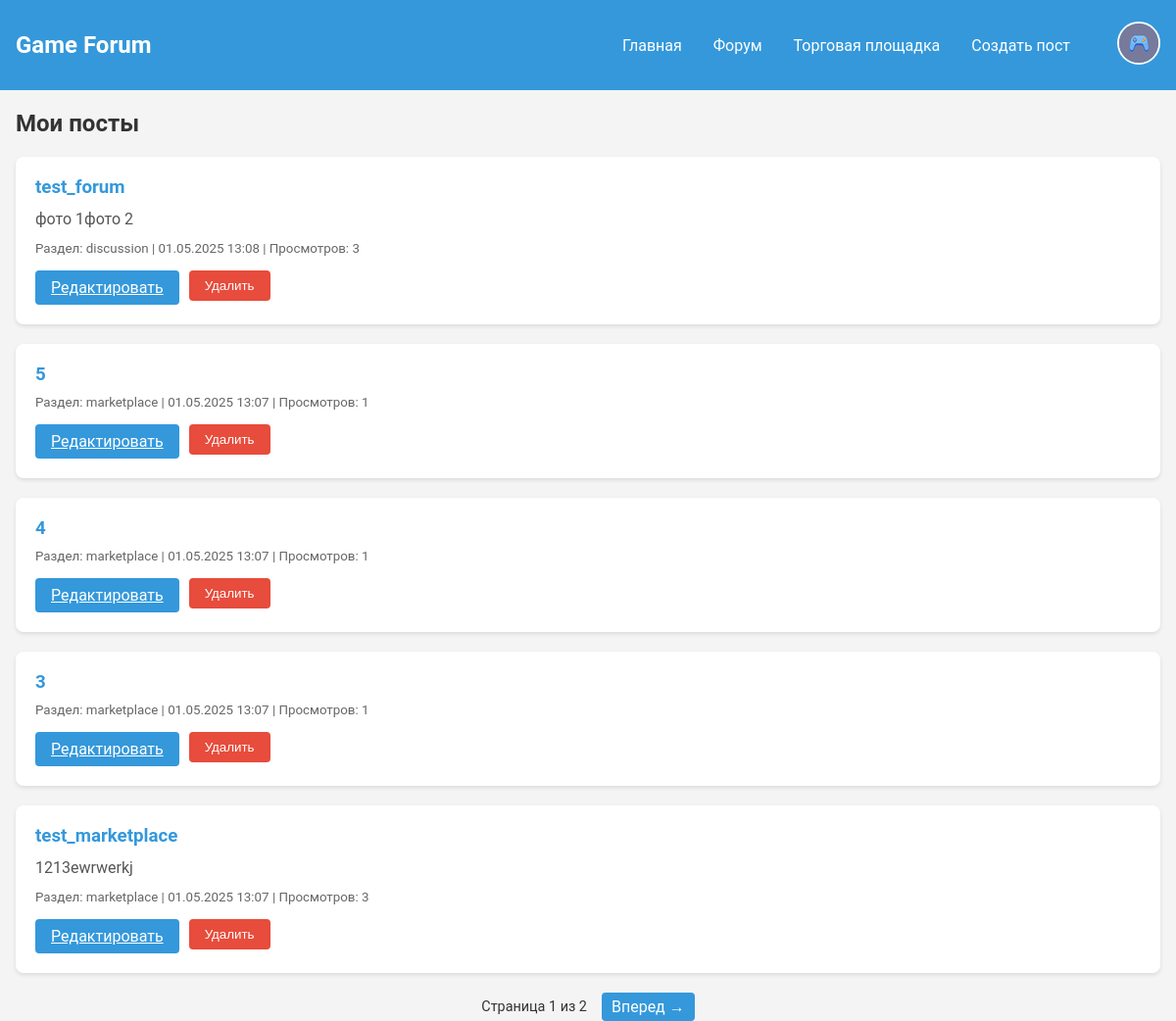
The app's page /profile (signed in) with its own data.
### app.py (models this page shows)
class Post(db.Model):
    __tablename__ = 'post'
    id = db.Column(db.Integer, primary_key=True)
    title = db.Column(db.String(100), nullable=False)
    content = db.Column(db.Text, nullable=False)
    user_id = db.Column(db.Integer, db.ForeignKey('user.id'), nullable=False)
    section = db.Column(db.String(20))
    price = db.Column(db.Float, nullable=True)
    created_at = db.Column(db.DateTime, default=datetime.utcnow)
    views = db.Column(db.Integer, default=0)
    comments = db.relationship('Comment', backref='post', lazy=True, cascade='all, delete-orphan')
    images = db.relationship('Image', backref='post', lazy=True, cascade='all, delete-orphan')

### app.py (the view)
@app.route('/profile')
@login_required
def profile():
    page = request.args.get('page', 1, type=int)
    posts = Post.query.filter_by(user_id=current_user.id).order_by(Post.created_at.desc()).paginate(page=page, per_page=5)
    return render_template('profile.html', posts=posts)

### app.py (called while the page is built)
@login_manager.user_loader
def load_user(user_id):
    return User.query.get(int(user_id))

### templates/profile.html (shortened to what this page needs)
{% extends "base.html" %}
{% block content %}
    <h2>Мои посты</h2>
    {% if posts.items %}
        {% for post in posts.items %}
            <div class="post">
                <h3><a href="{{ url_for('post_detail', post_id=post.id) }}">{{ post.title }}</a></h3>
                <div class="post-preview-content">
                    {{ post.content|striptags|truncate(200) }}
                </div>
                <small>
                    Раздел: {{ post.section }} |
                    {{ post.created_at.strftime('%d.%m.%Y %H:%M') }}
                    | Просмотров: {{ post.views|default(0) }}
                </small>
                <div class="post-actions">
                    <a href="{{ url_for('edit_post', post_id=post.id) }}" class="btn">Редактировать</a>
                    <form method="POST" action="{{ url_for('delete_post', post_id=post.id) }}" style="display: inline;">
                        <button type="submit" class="btn btn-danger">Удалить</button>
                    </form>
                </div>
            </div>
        {% endfor %}
    {% else %}
        <div class="no-posts">
            <p>У вас пока нет ни одного поста.</p>
            <a href="{{ url_for('create_post') }}" class="btn">Создать первый пост</a>
        </div>
    {% endif %}
    {% if posts.pages > 1 %}
        <div class="pagination">
            <span>Страница {{ posts.page }} из {{ posts.pages }}</span>
            {% if posts.has_next %}
                <a href="{{ url_for('profile', page=posts.next_num) }}" class="btn">Вперед →</a>
            {% endif %}
        </div>
    {% endif %}
{% endblock %}

### static/style.css (style rules this page uses)
:root { --primary-color: #3498db; --success-color: #2ecc71; --error-color: #e74c3c; --background-color: #f4f4f4; --text-color: #333; --header-color: #2c3e50; }
body { background-color: var(--background-color); color: var(--text-color); font-family: 'Roboto', sans-serif; margin: 0; padding: 0; }
.post { background: white; padding: 20px; margin-bottom: 20px; border-radius: 8px; box-shadow: 0 2px 4px rgba(0,0,0,0.1); }
.post-preview-content { margin: 10px 0; color: #555; line-height: 1.5; }
.post h3 { margin-top: 0; color: var(--primary-color); }
.btn { background-color: var(--primary-color); color: white; padding: 0.5rem 1rem; border: none; border-radius: 4px; cursor: pointer; transition: 0.3s; }
.btn-danger { background-color: var(--error-color); }
.pagination { display: flex; justify-content: center; align-items: center; gap: 15px; margin-top: 20px; }
.pagination .btn { padding: 5px 10px; background-color: #3498db; color: white; text-decoration: none; border-radius: 4px; }
.pagination span { font-size: 0.9rem; }
.post-actions { margin-top: 10px; display: flex; gap: 10px; }

### templates/profile.html (style rules this page uses)
.post { background: white; padding: 20px; margin-bottom: 20px; border-radius: 8px; box-shadow: 0 2px 4px rgba(0,0,0,0.1); position: relative; }
.post h3 { margin-top: 0; margin-bottom: 10px; }
.post h3 a { color: var(--primary-color); text-decoration: none; }
.post-preview-content { margin: 10px 0; color: #555; line-height: 1.5; }
.post small { display: block; margin-top: 10px; color: #666; }
.post-actions { margin-top: 15px; display: flex; gap: 10px; }

### records on screen
Post: title "test_forum", content "фото 1фото 2", section "discussion", created_at "01.05.2025 13:08", views "3"
Post: title "5", section "marketplace", created_at "01.05.2025 13:07", views "1"
Post: title "4", section "marketplace", created_at "01.05.2025 13:07", views "1"
Post: title "3", section "marketplace", created_at "01.05.2025 13:07", views "1"
Post: title "test_marketplace", content "1213ewrwerkj", section "marketplace", created_at "01.05.2025 13:07", views "3"

### other values on screen
{{ posts.page }} "1"
{{ posts.pages }} "2"
